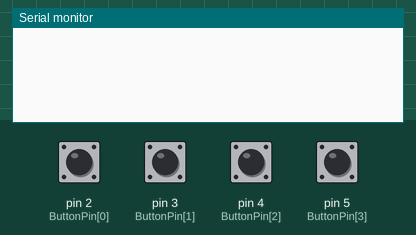
Simulated run of this sketch. Board: Arduino Uno, built with avr-gcc and run on an emulated ATmega328P. Parts: the last lines printed to the serial monitor. Inputs (shaded band) come from the test bench; at power-on: pin 2 (ButtonPin[0]), pin 3 (ButtonPin[1]), pin 4 (ButtonPin[2]), pin 5 (ButtonPin[3]) HIGH.

Above: at 1.2 s.
1.3 s: pin 2 (ButtonPin[0]) pulled LOW for 0.15 s
At 2.4 s:
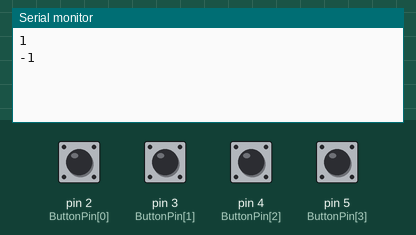
2.9 s: pin 3 (ButtonPin[1]) pulled LOW for 0.15 s
At 3.6 s:
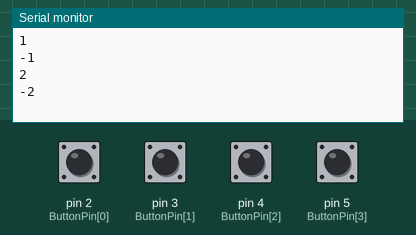
4.5 s: pin 4 (ButtonPin[2]) pulled LOW for 0.15 s
At 5.8 s:
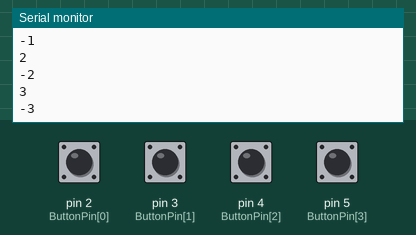
6.1 s: pin 5 (ButtonPin[3]) pulled LOW for 0.15 s
At 7.2 s:
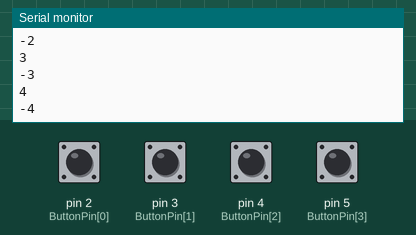
Timing chart, 0 to 8.7 s (numbered marks = the images above; inputs shaded):
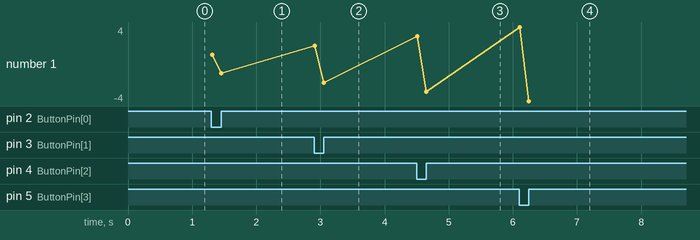

Measured:
- after the input at 1.3 s, the serial monitor: prints a new line at once (image 1)
- after the input at 2.9 s, the serial monitor: prints a new line at once (image 2)
- after the input at 4.5 s, the serial monitor: prints a new line at once (image 3)
- after the input at 6.1 s, the serial monitor: prints a new line at once (image 4)
- plotted number 1: -1 → -2 after the input at 2.9 s, -2 → -3 after the input at 4.5 s, -3 → -4 after the input at 6.1 s

The sketch:

Button.ino
```cpp
#define BUTTONCOUNT 4
//#define HIGHMODE

int Mode=0;
const int ButtonPin[BUTTONCOUNT] = { 2,3,4,5 };
int ButtonStat[BUTTONCOUNT] = { 0 };
void setup()
{
	Serial.begin(9600);
	IintButton();
	//IintButton(LOWMODE);
}
void IintButton()
{
	// #if define HIGHMODE
	//   Mode=1;
	// #else
	//   Mode=0;
	// #endif
	for (int i = 0; i < BUTTONCOUNT; ++i)
	{
		if (Mode)
			pinMode(ButtonPin[i], INPUT);
		else
			pinMode(ButtonPin[i], INPUT_PULLUP);
		ButtonStat[i] = 0;
	}
}
int ScanButton()
{
	for (int i = 0; i < BUTTONCOUNT; ++i)
	{
		if (digitalRead(ButtonPin[i])==Mode)
		{
			if (ButtonStat[i] != 1)
			{
				if (!ButtonStat[i])
				{
					ButtonStat[i] = -1;
					delay(10);
				}
				else if (ButtonStat[i] == -1)
				{
					ButtonStat[i] = 1;
					return i + 1;
				}
			}

		}
		else
		{
			if (ButtonStat[i] == -1)
			{
				ButtonStat[i] = 0;
			}
			else if (ButtonStat[i] == 1)
			{
				ButtonStat[i] = 0;
				return -1 * (i + 1);
			}
		}
	}
	return 0;
}
void loop()
{
	int button = ScanButton();
	if (button)
	{
		Serial.println(button);
	}

}
```
